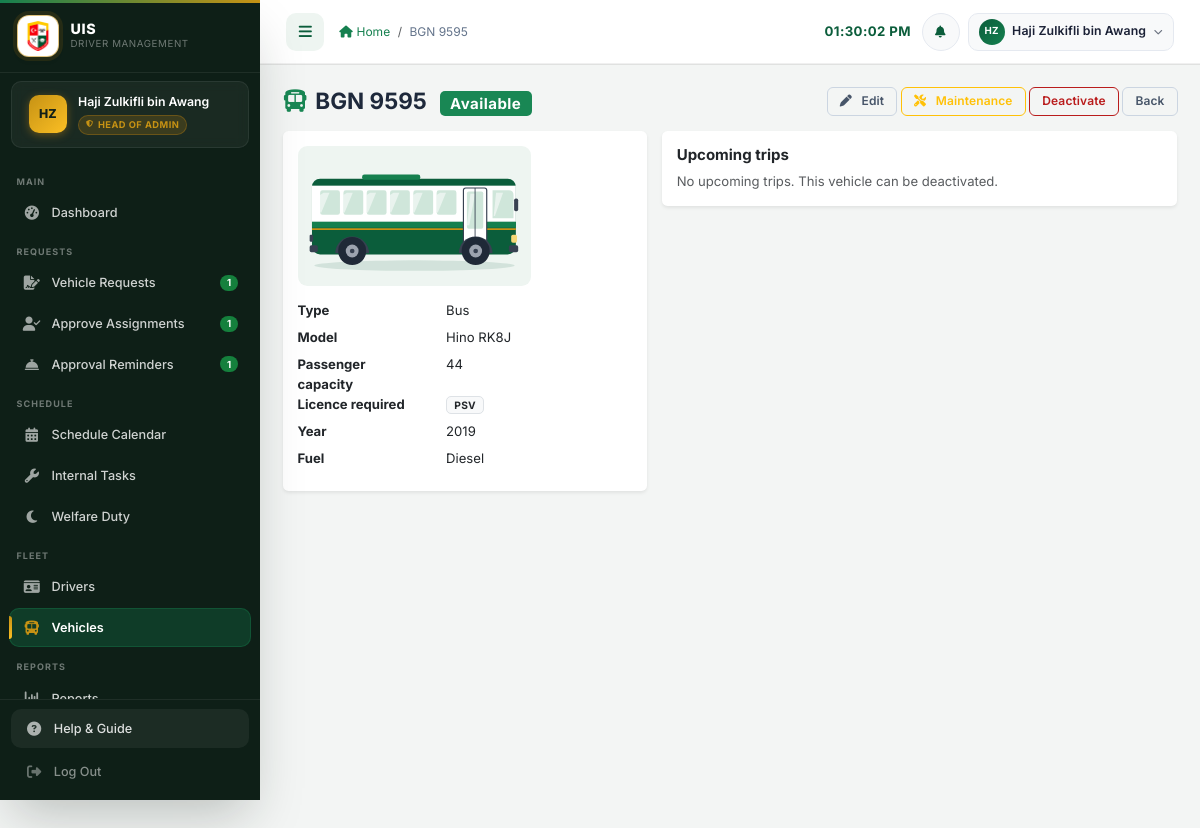
Screenshot of /admin/view_vehicle.php?id=1 (signed in) with the database file from the repository.
### tables this page shows
CREATE TABLE `vehicles` (
  `vehicle_id` int(11) NOT NULL AUTO_INCREMENT,
  `plate_number` varchar(20) NOT NULL,
  `vehicle_type` enum('Bus','Van','Car','Minibus','Lorry','Motorcycle') NOT NULL,
  `brand` varchar(50) DEFAULT NULL,
  `model` varchar(50) DEFAULT NULL,
  `year` int(11) DEFAULT NULL,
  `capacity` int(11) NOT NULL DEFAULT 4,
  `fuel_type` enum('Petrol','Diesel','Electric','Hybrid') NOT NULL DEFAULT 'Petrol',
  `status` enum('available','in_use','maintenance','inactive') NOT NULL DEFAULT 'available',
  `last_maintenance` date DEFAULT NULL,
  `next_maintenance` date DEFAULT NULL,
  `mileage` int(11) NOT NULL DEFAULT 0,
  `notes` text DEFAULT NULL,
  `photo` varchar(255) DEFAULT NULL COMMENT 'relative path under uploads/vehicles/',
  `created_at` timestamp NOT NULL DEFAULT current_timestamp(),
  `updated_at` timestamp NOT NULL DEFAULT current_timestamp() ON UPDATE current_timestamp(),
  `license_required` enum('D','GDL','PSV') NOT NULL DEFAULT 'D',
  PRIMARY KEY (`vehicle_id`),
  UNIQUE KEY `uq_vehicles_plate_number` (`plate_number`),
  UNIQUE KEY `uq_vehicles_plate` (`plate_number`)
);

### admin/view_vehicle.php (the view, shortened to what the rows shown need)
<?php
$current_page = 'view_vehicle.php';
require_once '../config/database.php';
require_once '../includes/admin_page.php';
$id = (int)($_GET['id'] ?? 0);
$stmt = $conn->prepare("SELECT v.*, m.workshop, m.end_date AS back_on, m.start_date AS maint_from
                          FROM vehicles v LEFT JOIN vehicle_maintenance m ON m.vehicle_id = v.vehicle_id AND m.closed_at IS NULL AND v.status = 'maintenance'
                         WHERE v.vehicle_id = ? ORDER BY m.maintenance_id DESC LIMIT 1");
$stmt->bind_param('i', $id);
$stmt->execute();
$v = $stmt->get_result()->fetch_assoc();
$shown = vehicleDisplayStatus($conn, $id, $v['status']);
adminPageStart($v['plate_number']);
?>
    <div class="d-flex flex-wrap justify-content-between align-items-center mb-3 gap-2">
        <h4 class="fw-bold mb-0"><i class="fas fa-bus text-success me-2"></i><?= htmlspecialchars($v['plate_number']) ?>
            <span class="badge <?= vehicleStatusBadgeClass($shown) ?> fs-6 ms-2"><?= vehicleStatusLabel($shown) ?></span></h4>
        <div class="d-flex flex-wrap gap-1">
            <a class="btn btn-outline-secondary btn-sm" href="edit_vehicle.php?id=<?= $id ?>"><i class="fas fa-pen me-1"></i>Edit</a>
            <a class="btn btn-outline-warning btn-sm" href="vehicle_maintenance.php?id=<?= $id ?>"><i class="fas fa-screwdriver-wrench me-1"></i>Maintenance</a>
            <?php if ($v['status'] === 'inactive'): ?>
                <button class="btn btn-success btn-sm" data-fleet-url="../ajax/update_vehicle_status.php" data-fleet-id="<?= $id ?>" data-fleet-extra="status=available" data-fleet-confirm="Make this vehicle Available again?">Reactivate</button>
            <?php else: ?>
                <button class="btn btn-outline-danger btn-sm" data-fleet-url="../ajax/deactivate_vehicle.php" data-fleet-id="<?= $id ?>" data-fleet-confirm="Make this vehicle Inactive?">Deactivate</button>
            <?php endif; ?>
            <a class="btn btn-outline-secondary btn-sm" href="vehicles.php">Back</a>
        </div>
    </div>
    <div class="row g-3">
        <div class="col-lg-5"><div class="card border-0 shadow-sm"><div class="card-body">
            <dl class="row mb-0 small">
                <dt class="col-5">Type</dt><dd class="col-7"><?= htmlspecialchars($v['vehicle_type']) ?></dd>
                <dt class="col-5">Model</dt><dd class="col-7"><?= htmlspecialchars(trim(($v['brand'] ?? '') . ' ' . ($v['model'] ?? ''))) ?></dd>
                <dt class="col-5">Passenger capacity</dt><dd class="col-7"><?= (int)$v['capacity'] ?></dd>
                <dt class="col-5">Licence required</dt><dd class="col-7"><span class="badge bg-light text-dark border"><?= htmlspecialchars($v['license_required']) ?></span></dd>
                <?php if ($v['year']): ?><dt class="col-5">Year</dt><dd class="col-7"><?= (int)$v['year'] ?></dd><?php endif; ?>
                <dt class="col-5">Fuel</dt><dd class="col-7"><?= htmlspecialchars($v['fuel_type']) ?></dd>
            </dl>
        </div></div></div>
    </div>

### includes/sidebar.php (shortened to what the rows shown need)
<?php
$role         = $_SESSION['role']      ?? 'driver';
$current_page = $current_page          ?? basename($_SERVER['PHP_SELF']);
$_is_admin_role = in_array($role, ['admin', 'superadmin', 'head_admin'], true);
$_role_home = match ($role) {
    'admin', 'superadmin', 'head_admin' => 'admin/dashboard.php',
    'staff'               => 'staff/dashboard.php',
    'supervisor'          => 'supervisor/approvals.php',
    default               => 'driver/dashboard.php',
};
function sidebarActive(string|array $pages, string $current): string
{
    $pages = (array) $pages;
    return in_array($current, $pages, true) ? 'active' : '';
}
$_sidebar_uid     = (int)($_SESSION['user_id'] ?? 0);
$_badge           = ['requests' => 0, 'assignments' => 0, 'reminders' => 0, 'approvals' => 0];
if ($_sidebar_uid > 0 && isset($conn)) {
    try {
        if ($_is_admin_role) {
            $_badge['requests']    = (int)$conn->query("SELECT COUNT(*) FROM vehicle_requests WHERE status = 'approved'")->fetch_row()[0];
            $_badge['assignments'] = (int)$conn->query("SELECT COUNT(*) FROM vehicle_requests WHERE status = 'assigned'")->fetch_row()[0];
            $_badge['reminders']   = (int)$conn->query("SELECT COUNT(*) FROM vehicle_requests WHERE status = 'pending'")->fetch_row()[0];
        }
    } catch (Throwable $e) {
    }
}
$_my_requests = ['My Vehicle Requests' => [
    [['request_vehicle.php'], 'staff/request_vehicle.php', 'car-side', 'Request a Vehicle', null],
    [['my_requests.php'],     'staff/my_requests.php',     'list-check', 'My Requests', null],
]];
if ($_is_admin_role) {
    $_menu = [
        'Main' => [[['dashboard.php'], 'admin/dashboard.php', 'gauge-high', 'Dashboard', null]],
        'Requests' => array_merge(
            [[['vehicle_requests.php', 'assign_driver.php', 'replace_driver.php'], 'admin/vehicle_requests.php', 'file-signature', 'Vehicle Requests', 'requests']],
            $role === 'head_admin' ? [[['approve_assignments.php'], 'admin/approve_assignments.php', 'user-check', 'Approve Assignments', 'assignments']] : [],
            [[['reminders.php'], 'admin/reminders.php', 'bell-concierge', 'Approval Reminders', 'reminders']]
        ),
        'Schedule' => [
            [['calendar.php'],       'admin/calendar.php',       'calendar-days', 'Schedule Calendar', null],
            [['internal_tasks.php'], 'admin/internal_tasks.php', 'wrench',        'Internal Tasks', null],
            [['welfare.php'],        'admin/welfare.php',        'moon',          'Welfare Duty', null],
        ],
        'Fleet' => [
            [['drivers.php', 'add_driver.php', 'edit_driver.php', 'view_driver.php'],          'admin/drivers.php',  'id-card', 'Drivers', null],
            [['vehicles.php', 'add_vehicle.php', 'edit_vehicle.php', 'view_vehicle.php', 'vehicle_maintenance.php'], 'admin/vehicles.php', 'bus', 'Vehicles', null],
        ],
        'Reports' => [[['reports.php'], 'admin/reports.php', 'chart-column', 'Reports', null]],
        'System'  => [[['settings.php'], 'admin/settings.php', 'sliders', 'Settings', null]],
    ] + $_my_requests;
} elseif ($role === 'supervisor') {
    $_menu = ['Approvals' => [[['approvals.php'], 'supervisor/approvals.php', 'stamp', 'Vehicle Approvals', 'approvals']]] + $_my_requests;
} elseif ($role === 'staff') {
    $_menu = ['Main' => [[['dashboard.php'], 'staff/dashboard.php', 'house', 'Dashboard', null]]] + $_my_requests;
} else {
    $_menu = ['My Tasks' => [[['schedules.php', 'dashboard.php'], 'driver/schedules.php', 'route', 'My Tasks', null]]] + $_my_requests;
}
?>
<nav class="sidebar" id="mainSidebar" aria-label="Main navigation">
    <div class="sidebar-menu-wrapper">
        <ul class="sidebar-nav" id="sidebarNav">
            <?php foreach ($_menu as $_section => $_items): ?>
            <li class="sidebar-section-label"><?php echo htmlspecialchars($_section); ?></li>
                <?php foreach ($_items as [$_pages, $_url, $_icon, $_label, $_bk]): ?>
            <li class="sidebar-item <?php echo sidebarActive($_pages, $current_page); ?>">
                <a href="<?php echo SITE_URL . '/' . $_url; ?>" class="sidebar-link">
                    <span class="sidebar-icon"><i class="fas fa-<?php echo $_icon; ?>" aria-hidden="true"></i></span>
                    <span class="sidebar-label"><?php echo htmlspecialchars($_label); ?></span>
                    <?php if ($_bk !== null && $_badge[$_bk] > 0): ?>
                    <span class="ms-auto badge rounded-pill" style="background:#15803d;font-size:0.65rem;min-width:18px;"><?php echo (int)$_badge[$_bk]; ?></span>
                    <?php endif; ?>
                </a>
            </li>
                <?php endforeach; ?>
            <?php endforeach; ?>
        </ul>
    </div>
</nav>
<header class="desktop-header" id="desktopHeader">
    <div class="flex-grow-1 min-width-0">
        <nav aria-label="breadcrumb">
            <ol class="breadcrumb mb-0">
                <li class="breadcrumb-item">
                    <a href="<?php echo SITE_URL; ?>/<?php echo $_role_home; ?>"
                       style="color:var(--uis-secondary);">
                    </a>
                </li>
                <li class="breadcrumb-item active" aria-current="page">
                    <?php echo htmlspecialchars($page_title ?? ''); ?>
                </li>
            </ol>
        </nav>
    </div>
</header>

### rows the page displays
vehicles: vehicle_id "1", plate_number "BGN 9595", vehicle_type "Bus", brand+model "Hino RK8J", capacity "44", license_required "PSV", year "2019", fuel_type "Diesel"

### other values shown
$initials "HZ"
$full_name "Haji Zulkifli bin Awang"
$role_label "HEAD OF ADMIN"
$_section "MAIN"
$_label "Dashboard"
$_section "REQUESTS"
$_label "Vehicle Requests"
$_label "Approve Assignments"
$_label "Approval Reminders"
$_section "SCHEDULE"
$_label "Schedule Calendar"
$_label "Internal Tasks"
$_label "Welfare Duty"
$_section "FLEET"
$_label "Drivers"
